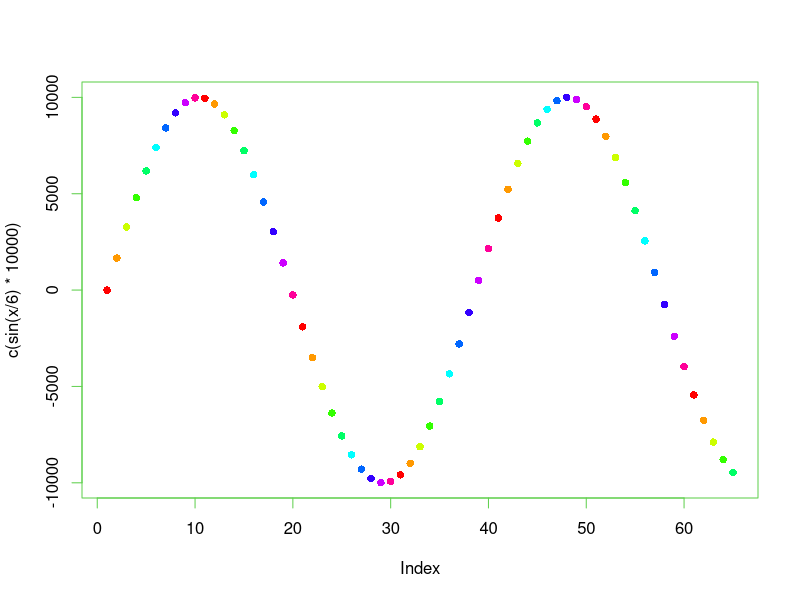
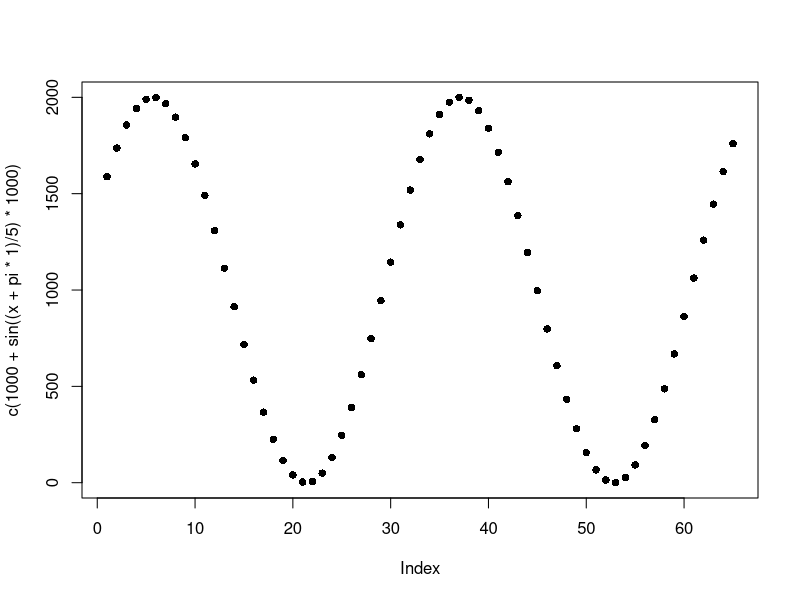
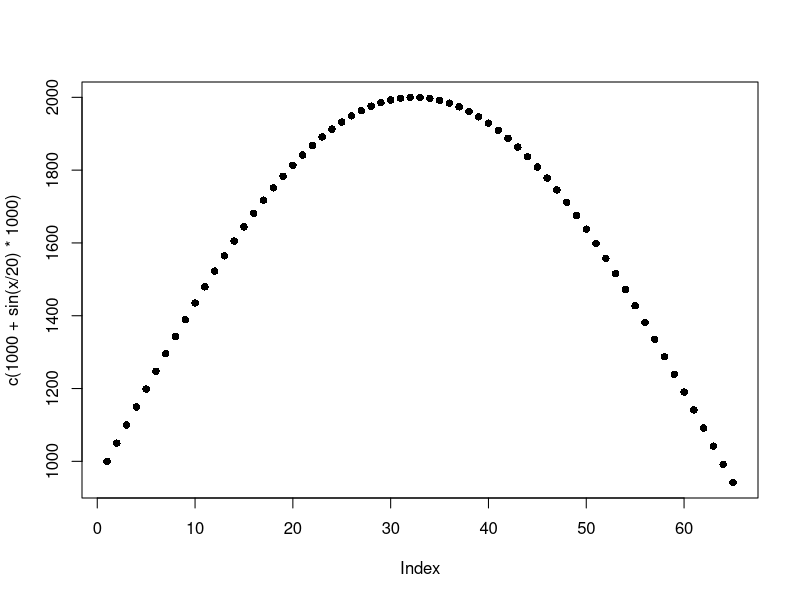
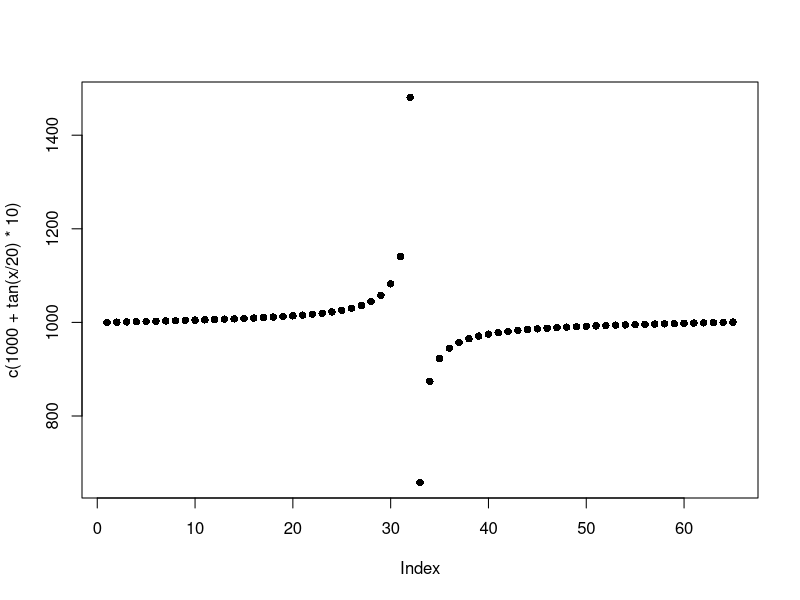
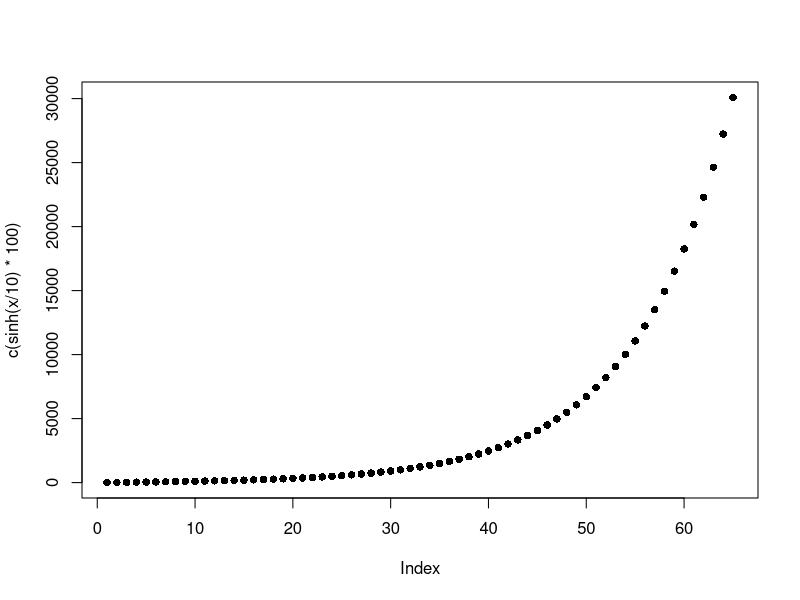
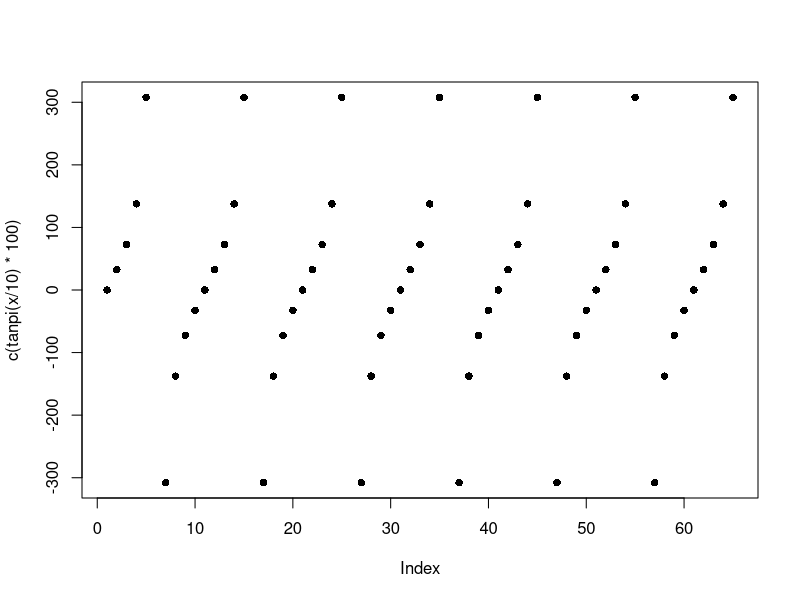
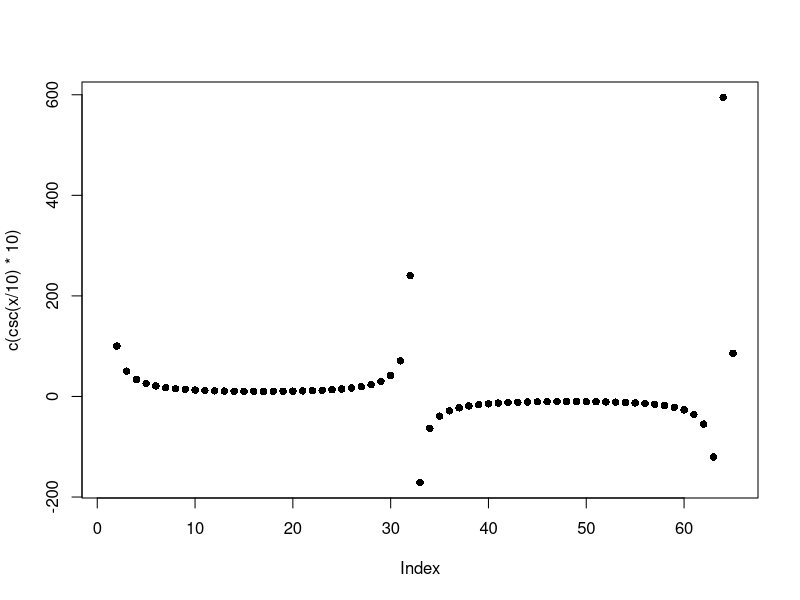

The R source for these figures, in order:
## ---- chunk 1
x <- seq(0,64, 1)
## ---- chunk 2
plot(c(sin(x/6)*10000), pch=16, col=rainbow(10+sin(x), alpha=1), fg=3)
## ---- chunk 3
plot(c(1000+sin((x+pi*1)/5)*1000), pch=16)
## ---- chunk 4
plot (c(1000+sin(x/20)*1000), pch=16)
## ---- chunk 5
plot (c(1000+tan(x/20)*10), pch=16)
## ---- chunk 6
plot(c(sinh(x/10)*100), pch=16)
## ---- chunk 7
plot(c(tanpi(x/10)*100), pch=16)
## ---- chunk 8
install.packages("pracma")
library("pracma")
plot(c(csc(x/10)*10), pch=16)
